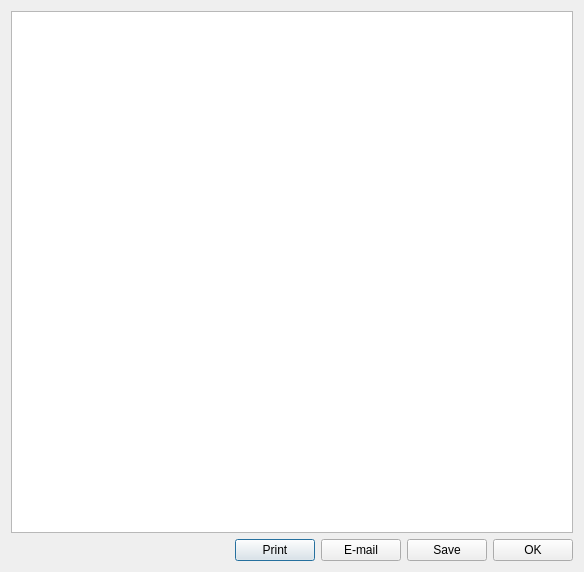
<?xml version="1.0" encoding="UTF-8"?>
<ui version="4.0">
 <class>IngestToolReportWindow</class>
 <widget class="QDialog" name="IngestToolReportWindow">
  <property name="geometry">
   <rect>
    <x>0</x>
    <y>0</y>
    <width>584</width>
    <height>572</height>
   </rect>
  </property>
  <property name="windowTitle">
   <string>Dialog</string>
  </property>
  <layout class="QVBoxLayout" name="verticalLayout">
   <item>
    <widget class="QTextBrowser" name="reportView"/>
   </item>
   <item>
    <layout class="QHBoxLayout" name="horizontalLayout">
     <item>
      <spacer name="horizontalSpacer">
       <property name="orientation">
        <enum>Qt::Horizontal</enum>
       </property>
       <property name="sizeHint" stdset="0">
        <size>
         <width>40</width>
         <height>20</height>
        </size>
       </property>
      </spacer>
     </item>
     <item>
      <widget class="QPushButton" name="printReportButton">
       <property name="text">
        <string>Print</string>
       </property>
      </widget>
     </item>
     <item>
      <widget class="QPushButton" name="emailReportButton">
       <property name="text">
        <string>E-mail</string>
       </property>
      </widget>
     </item>
     <item>
      <widget class="QPushButton" name="saveReportButton">
       <property name="text">
        <string>Save</string>
       </property>
      </widget>
     </item>
     <item>
      <widget class="QPushButton" name="okButton">
       <property name="text">
        <string>OK</string>
       </property>
      </widget>
     </item>
    </layout>
   </item>
  </layout>
 </widget>
 <resources/>
 <connections/>
</ui>
